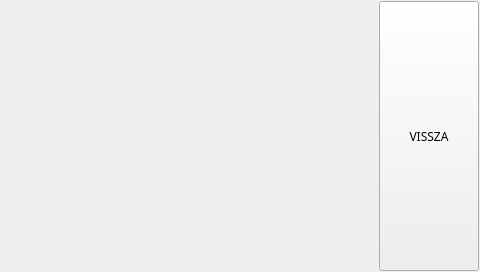
<?xml version="1.0" encoding="UTF-8"?>
<ui version="4.0">
 <class>RadarWindow</class>
 <widget class="QWidget" name="RadarWindow">
  <property name="geometry">
   <rect>
    <x>0</x>
    <y>0</y>
    <width>480</width>
    <height>272</height>
   </rect>
  </property>
  <property name="cursor">
   <cursorShape>BlankCursor</cursorShape>
  </property>
  <property name="windowTitle">
   <string>Form</string>
  </property>
  <widget class="QPushButton" name="backButton">
   <property name="geometry">
    <rect>
     <x>379</x>
     <y>1</y>
     <width>100</width>
     <height>270</height>
    </rect>
   </property>
   <property name="font">
    <font>
     <family>Umpush</family>
    </font>
   </property>
   <property name="text">
    <string>VISSZA</string>
   </property>
  </widget>
  <widget class="QLabel" name="picLabel">
   <property name="geometry">
    <rect>
     <x>90</x>
     <y>45</y>
     <width>281</width>
     <height>181</height>
    </rect>
   </property>
   <property name="text">
    <string/>
   </property>
  </widget>
 </widget>
 <resources/>
 <connections/>
</ui>
